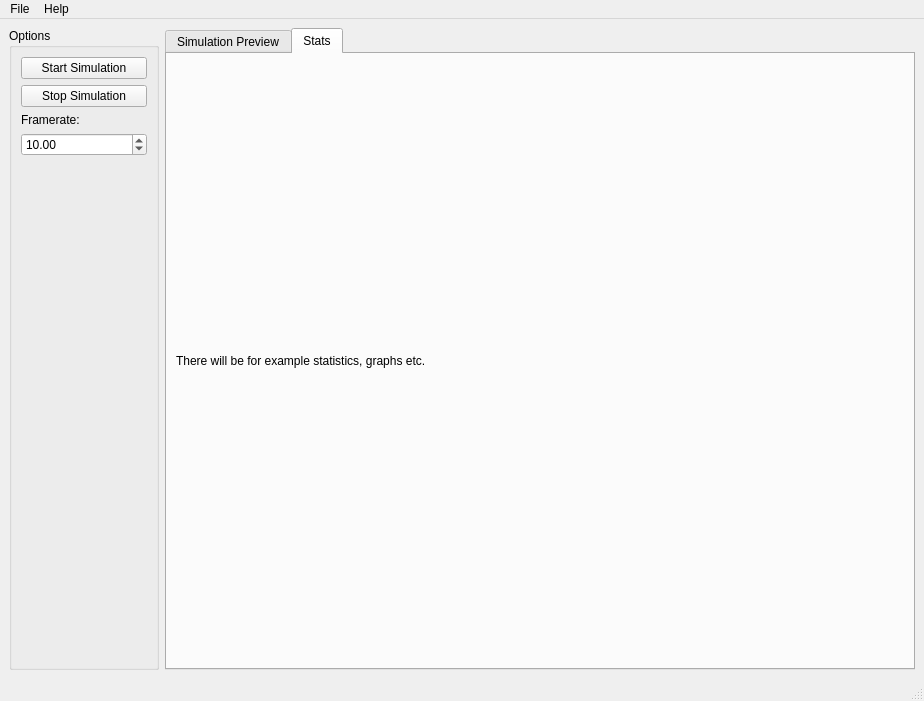
<?xml version="1.0" encoding="UTF-8"?>
<ui version="4.0">
 <class>MainWindow</class>
 <widget class="QMainWindow" name="MainWindow">
  <property name="geometry">
   <rect>
    <x>0</x>
    <y>0</y>
    <width>924</width>
    <height>701</height>
   </rect>
  </property>
  <property name="windowTitle">
   <string>MainWindow</string>
  </property>
  <widget class="QWidget" name="centralwidget">
   <layout class="QHBoxLayout" name="horizontalLayout">
    <item>
     <widget class="QGroupBox" name="OptionsGroupBox">
      <property name="minimumSize">
       <size>
        <width>150</width>
        <height>200</height>
       </size>
      </property>
      <property name="title">
       <string>Options</string>
      </property>
      <layout class="QVBoxLayout" name="verticalLayout">
       <item>
        <widget class="QPushButton" name="startSimulationButton">
         <property name="text">
          <string>Start Simulation</string>
         </property>
        </widget>
       </item>
       <item>
        <widget class="QPushButton" name="stopSimulationButton">
         <property name="text">
          <string>Stop Simulation</string>
         </property>
        </widget>
       </item>
       <item>
        <widget class="QLabel" name="label_2">
         <property name="text">
          <string>Framerate:</string>
         </property>
        </widget>
       </item>
       <item>
        <widget class="QDoubleSpinBox" name="framerateBox">
         <property name="maximum">
          <double>200.000000000000000</double>
         </property>
         <property name="value">
          <double>10.000000000000000</double>
         </property>
        </widget>
       </item>
       <item>
        <spacer name="verticalSpacer">
         <property name="orientation">
          <enum>Qt::Vertical</enum>
         </property>
         <property name="sizeHint" stdset="0">
          <size>
           <width>20</width>
           <height>40</height>
          </size>
         </property>
        </spacer>
       </item>
      </layout>
     </widget>
    </item>
    <item>
     <widget class="QTabWidget" name="tabWidget">
      <property name="minimumSize">
       <size>
        <width>100</width>
        <height>100</height>
       </size>
      </property>
      <property name="currentIndex">
       <number>1</number>
      </property>
      <widget class="QWidget" name="PreviewTab">
       <attribute name="title">
        <string>Simulation Preview</string>
       </attribute>
       <layout class="QGridLayout" name="gridLayout">
        <item row="0" column="0">
         <widget class="QGraphicsView" name="graphicsView"/>
        </item>
       </layout>
      </widget>
      <widget class="QWidget" name="StatsTab">
       <attribute name="title">
        <string>Stats</string>
       </attribute>
       <layout class="QGridLayout" name="gridLayout_3">
        <item row="0" column="0">
         <widget class="QLabel" name="stats_label">
          <property name="text">
           <string>There will be for example statistics, graphs etc.</string>
          </property>
         </widget>
        </item>
       </layout>
      </widget>
     </widget>
    </item>
   </layout>
  </widget>
  <widget class="QMenuBar" name="menubar">
   <property name="geometry">
    <rect>
     <x>0</x>
     <y>0</y>
     <width>924</width>
     <height>28</height>
    </rect>
   </property>
   <widget class="QMenu" name="menuFile">
    <property name="title">
     <string>File</string>
    </property>
    <addaction name="actionExit"/>
   </widget>
   <widget class="QMenu" name="menuHelp">
    <property name="title">
     <string>Help</string>
    </property>
    <addaction name="actionAbout"/>
   </widget>
   <addaction name="menuFile"/>
   <addaction name="menuHelp"/>
  </widget>
  <widget class="QStatusBar" name="statusbar"/>
  <action name="actionExit">
   <property name="text">
    <string>Exit</string>
   </property>
  </action>
  <action name="actionAbout">
   <property name="text">
    <string>About</string>
   </property>
  </action>
 </widget>
 <resources/>
 <connections/>
</ui>
